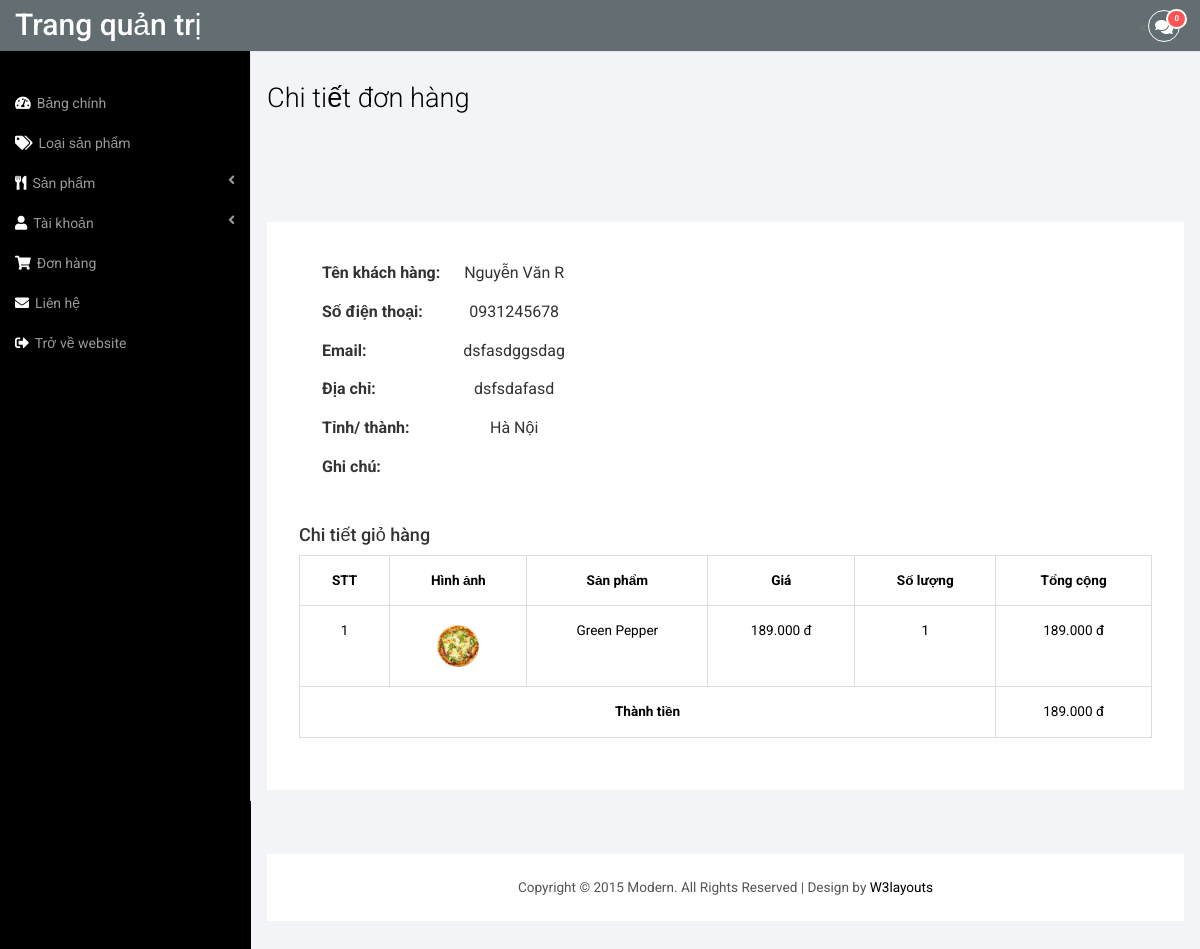
Screenshot of /admin/detail-order.php?id=17 (signed in) with the database file from the repository.
### tables this page shows
CREATE TABLE `donhang` (
  `ID_donhang` int(11) NOT NULL,
  `Ten_khachhang` varchar(255) NOT NULL,
  `Email` varchar(255) NOT NULL,
  `Sdt` varchar(255) NOT NULL,
  `Diachi` longtext NOT NULL,
  `Thanhpho` varchar(255) NOT NULL,
  `Ghichu` longtext NOT NULL,
  `Tinhtrang` int(11) NOT NULL,
  `Ngaydat` date NOT NULL
);

### web/admin/detail-order.php (the view, shortened to what this page needs)
<!DOCTYPE HTML>
<html>
<head>
  <?php include('modules/head.php') ?>
</head>
<body>
  <?php include('modules/config.php') ?>
<div id="wrapper">
        <?php include('modules/header.php') ?>
        <div id="page-wrapper">
        <div class="col-md-12 graphs">
     <div class="xs">
     <h3>Chi tiết đơn hàng</h3>
  <div class="bs-example4" data-example-id="simple-responsive-table">
    <?php
      $id_donhang=$_GET['id'];
      $qry=mysqli_query($conn,"select * from donhang where ID_donhang = '$id_donhang'");
      $row=mysqli_fetch_array($qry);
     ?>
    <div class="guest-info">
      <table class="table-info">
        <tr>
          <th>Tên khách hàng: </th>
          <td><?php echo $row['Ten_khachhang'] ?></td>
        </tr>
        <tr>
          <th>Số điện thoại: </th>
          <td><?php echo $row['Sdt'] ?></td>
        </tr>
        <tr>
          <th>Email: </th>
          <td><?php echo $row['Email'] ?></td>
        </tr>
        <tr>
          <th>Địa chỉ: </th>
          <td><?php echo $row['Diachi'] ?></td>
        </tr>
        <tr>
          <th>Tỉnh/ thành: </th>
          <td><?php echo $row['Thanhpho'] ?></td>
        </tr>
        <tr>
          <th>Ghi chú: </th>
          <td><?php echo $row['Ghichu'] ?></td>
        </tr>
      </table>
    </div>
    <div class="table-responsive">
      <h4>Chi tiết giỏ hàng</h4>
      <table class="table table-bordered" style="color: black">
        <thead>
          <tr>
            <th>STT</th>
            <th>Hình ảnh</th>
            <th>Sản phẩm</th>
            <th>Giá</th>
            <th>Số lượng</th>
            <th>Tổng cộng</th>
          </tr>
        </thead>
        <tbody>
          <?php
          $id_donhang=$_GET['id'];
          $sql="select sanpham.Hinh_sanpham, sanpham.Ten_sanpham, sanpham.Gia_sanpham, sanpham.Kmai_sanpham, chitietdonhang.Soluong from chitietdonhang,sanpham where sanpham.ID_sanpham =chitietdonhang.ID_sanpham and ID_donhang = '$id_donhang'";
          $qry=mysqli_query($conn,$sql);
          $i=1;
          $thanhtien=0;
          while($row=mysqli_fetch_array($qry)){
            $giasanpham = $row['Gia_sanpham']-($row['Gia_sanpham']*$row['Kmai_sanpham'])/100;
           ?>
          <tr>
            <td><?php echo $i ?></td>
            <td><img style="width:50px; height: 50px" src="uploads/<?php echo $row['Hinh_sanpham'] ?>"></td>
            <td><?php echo $row['Ten_sanpham'] ?></td>
            <td><?php echo number_format($giasanpham,0,',','.').' đ' ?></td>
            <td><?php echo $row['Soluong'] ?></td>
            <td><?php echo number_format($giasanpham*$row['Soluong'] ,0,',','.').' đ' ?></td>
          </tr>
          <?php
            $thanhtien+=$giasanpham*$row['Soluong'];
            $i++;
          }?>
          <tr>
            <th colspan="5" style="text-align: center">Thành tiền</th>
            <td><?php echo number_format($thanhtien,0,',','.').' đ' ?></td>
          </tr>
        </tbody>
      </table>
    </div>
  </div>
  </div>
  <div class="copy_layout">
      <p>Copyright © 2015 Modern. All Rights Reserved | Design by <a href="http://w3layouts.com/" target="_blank">W3layouts</a> </p>
  </div>
   </div>
      </div>
   </div>
<link href="css/custom.css" rel="stylesheet">
</body>
</html>

### web/admin/css/modern-admin.css (style rules this page uses)
h4, h5, h6, h1, h2, h3 { margin-top: 0; }
p { margin: 0; }
html, body { font-family: 'Roboto', sans-serif; font-size: 100%; background:#000; overflow-x: hidden; }
body a { transition:0.5s all; -webkit-transition:0.5s all; -moz-transition:0.5s all; -o-transition:0.5s all; -ms-transition:0.5s all; }
.copy p, .copy_layout p { font-size:0.85em; color:#555; }
.copy p a, .copy_layout p a { color:#000; }
.graphs { padding: 2em 1em; background: #f2f4f8; font-family: 'Roboto', sans-serif; }
.bs-example4 { background: #fff; padding: 2em; margin-top: 108px; }
.xs h3, .widget_head { color:#000; font-size:1.7em; font-weight:300; margin-bottom: 1em; }
.table > thead > tr > th, .table > tbody > tr > th, .table > tfoot > tr > th, .table > thead > tr > td, .table > tbody > tr > td, .table > tfoot > tr > td { border-top: none !important; }
.table > thead > tr > th, .table > tbody > tr > th, .table > tfoot > tr > th, .table > thead > tr > td, .table > tbody > tr > td, .table > tfoot > tr > td { font-size: 0.85em; color: #999; }
.table td, .table>tbody>tr>td, .table>tbody>tr>th, .table>tfoot>tr>td, .table>tfoot>tr>th, .table>thead>tr>td, .table>thead>tr>th { padding:15px !important; }
.table > thead > tr > th { border-bottom: 1px solid #ddd !important; }
.copy_layout { padding:1.5em 0; background:#fff; text-align:center; margin: 4em 0 0em 0; }
.table-info th { padding: 8px 23px; }
.table > thead > tr > th, .table > tbody > tr > th, .table > tfoot > tr > th, .table > thead > tr > td, .table > tbody > tr > td, .table > tfoot > tr > td { color: black; }
.guest-info { margin-bottom: 38px; }
.table-bordered th,td { text-align: center; }

### web/admin/css/custom.css (style rules this page uses)
#wrapper { width: 100%; }
#page-wrapper { min-height: 568px; background-color: #fff; }
@media (min-width:768px) { #page-wrapper { position: inherit; margin: 0 0 0 250px; border-left: 1px solid #e7e7e7; } }

### rows the page displays
donhang: Ten_khachhang "Nguyễn Văn R", Sdt "0931245678", Email "dsfasdggsdag", Diachi "dsfsdafasd", Thanhpho "Hà Nội"

### other values shown
$lienhemoi "0"
$row['Ten_sanpham'] "Green Pepper"
$giasanpham "189.000"
$row['Soluong'] "1"
$giasanpham*$row['Soluong'] "189.000"
$thanhtien "189.000"
